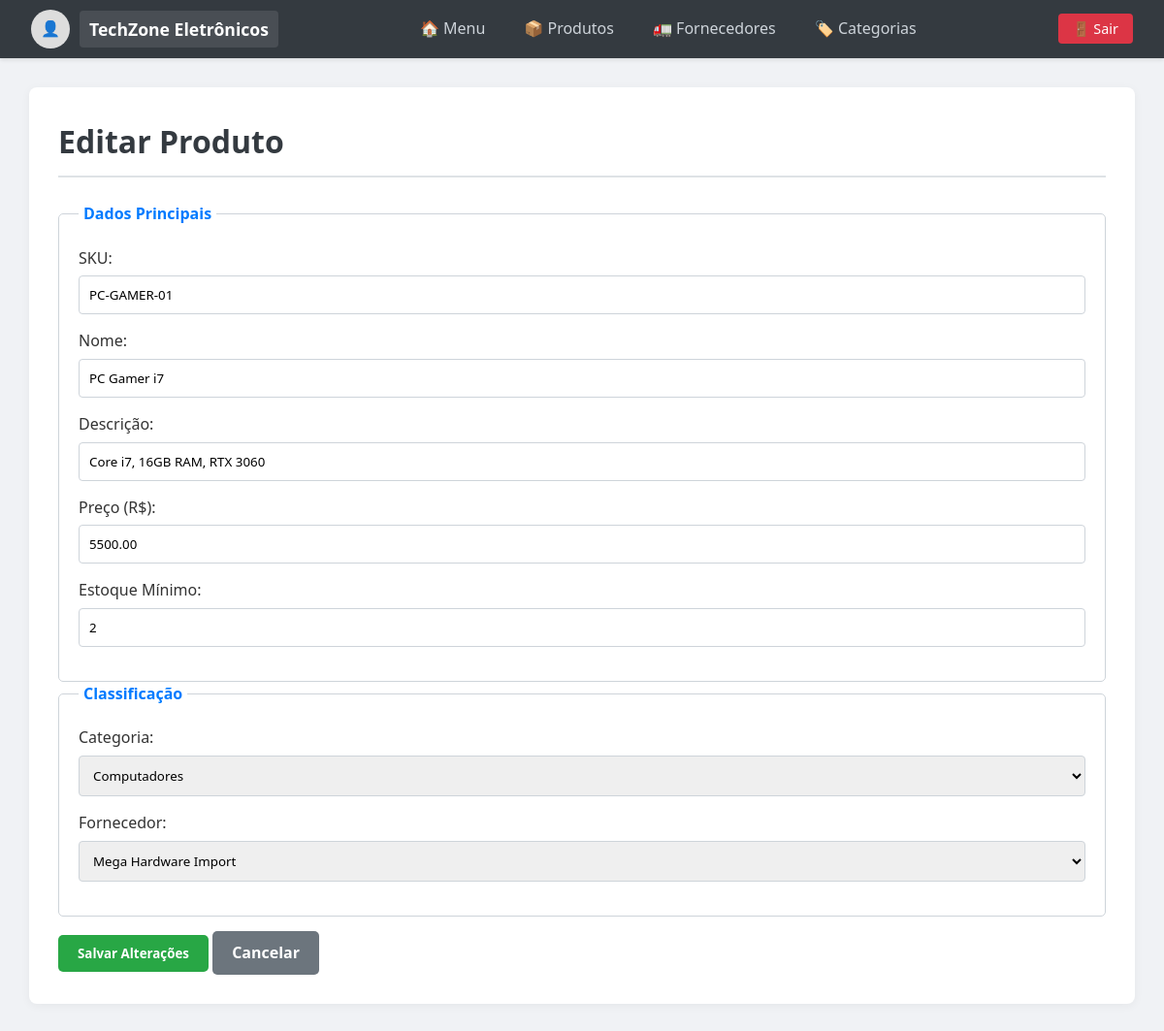
The page /Controller/ProdutoController.php?acao=prepararEdicaoProduto&id_produto=1 (signed in) on the database its author committed.
### tables this page shows
CREATE TABLE produtos (
    id INT AUTO_INCREMENT PRIMARY KEY,
    sku VARCHAR(50) NOT NULL,
    nome VARCHAR(100) NOT NULL,
    descricao TEXT,
    preco DECIMAL(10, 2) NOT NULL,
    quantidade INT DEFAULT 0,
    estoque_minimo INT DEFAULT 5,
    
    id_categoria INT NULL,
    id_fornecedor INT NULL,  
    id_usuario INT NOT NULL,
    
    FOREIGN KEY (id_categoria) REFERENCES categorias(id) ON DELETE SET NULL,
    FOREIGN KEY (id_fornecedor) REFERENCES fornecedores(id) ON DELETE SET NULL,
    FOREIGN KEY (id_usuario) REFERENCES usuarios(id) ON DELETE CASCADE
);

### Model/Produto.php (called while the page is built, shortened)
<?php
    class Produto {
        public function buscarPorId($id_produto, $id_usuario){
            $conexao = Conexao::Conectar();
            $consultaSQL = "SELECT * FROM produtos WHERE id = :id AND id_usuario = :id_usuario";
            $declaracao = $conexao->prepare($consultaSQL);
            $declaracao->bindValue(":id", $id_produto);
            $declaracao->bindValue(":id_usuario", $id_usuario);
            $declaracao->execute();
            return $declaracao->fetch(PDO::FETCH_ASSOC);
        }
    }
?>

### Model/Categoria.php (called while the page is built, shortened)
<?php
    class Categoria {
        public function listarCategorias($id_usuario){
            $conexao = Conexao::Conectar();
            $consultaSql = "SELECT * FROM categorias WHERE id_usuario = :id_usuario";
            $declaracao = $conexao->prepare($consultaSql);
            $declaracao->bindValue(':id_usuario', $id_usuario);
            $declaracao->execute();
            return $declaracao->fetchAll(PDO::FETCH_ASSOC);
        }
    }
?>

### Model/Fornecedor.php (called while the page is built, shortened)
<?php
    class Fornecedor {
        public function listarFornecedores($id_usuario){
            $conexao = Conexao::Conectar();
            $consultaSql = "SELECT * FROM fornecedores WHERE id_usuario = :id_usuario";
            $declaracao = $conexao->prepare($consultaSql);
            $declaracao->bindValue(':id_usuario', $id_usuario);
            $declaracao->execute();
            return $declaracao -> fetchAll(PDO::FETCH_ASSOC);
        }
    }
?>

### View/Produto/EditarProduto.php (the view, shortened to what this page needs)
<!DOCTYPE html>
<html lang="pt-br">
<head>
    <link rel="stylesheet" href="../View/Assets/style.css">
</head>
<body>
    <nav>
        <div class="nav-brand">
            <div style="display: flex; align-items: center; gap: 10px;">
                <?php if($_SESSION['foto_perfil']): ?>
                    <img src="../View/Assets/Imagens/Uploads/<?php echo $_SESSION['foto_perfil']; ?>" alt="Foto de Perfil" style="width: 40px; height: 40px; border-radius: 50%; object-fit: cover;">
                <?php else: ?>
                    <div style="width: 40px; height: 40px; border-radius: 50%; background-color: #ddd; display: flex; align-items: center; justify-content: center;">👤</div>
                <?php endif; ?>
                <span class="company-name"><?php echo $_SESSION['nome']; ?></span>
            </div>
        </div>
        <div class="nav-links">
            <a href="ClienteController.php?acao=dashboard">🏠 Menu</a>
            <a href="ProdutoController.php?acao=listarProdutos">📦 Produtos</a>
            <a href="FornecedorController.php?acao=listarFornecedores">🚛 Fornecedores</a>
            <a href="CategoriaController.php?acao=listarCategorias">🏷️ Categorias</a>
        </div>
        <div class="nav-logout">
            <a href="AutenticaController.php?acao=logout" class="btn-logout">🚪 Sair</a>
        </div>
    </nav>
    <div class="container">
        <h1>Editar Produto</h1>
        <form action="ProdutoController.php" method="POST">
            <fieldset>
                <legend>Dados Principais</legend>
                <label>SKU:</label>
                <input type="text" name="sku" value="<?php echo $dadosProduto['sku']; ?>" required>
                <label>Nome:</label>
                <input type="text" name="nome" value="<?php echo $dadosProduto['nome']; ?>" required>
                <label>Descrição:</label>
                <input type="text" name="descricao" value="<?php echo $dadosProduto['descricao']; ?>" required>
                <label>Preço (R$):</label>
                <input type="number" name="preco" step="0.01" value="<?php echo $dadosProduto['preco']; ?>" required>
                <label>Estoque Mínimo:</label>
                <input type="number" name="estoque_minimo" value="<?php echo $dadosProduto['estoque_minimo']; ?>" required>
                </fieldset>
            <fieldset>
                <legend>Classificação</legend>
                <label>Categoria:</label>
                <select name="id_categoria" required>
                    <?php foreach($listaCategorias as $categoria): ?>
                        <?php $selected = ($categoria['id'] == $dadosProduto['id_categoria']) ? 'selected' : ''; ?>
                        <option value="<?php echo $categoria['id']; ?>" <?php echo $selected; ?>>
                            <?php echo $categoria['nome']; ?>
                        </option>
                    <?php endforeach; ?>
                </select>
                <label>Fornecedor:</label>
                <select name="id_fornecedor" required>
                    <?php foreach($listaFornecedores as $fornecedor): ?>
                        <?php $selected = ($fornecedor['id'] == $dadosProduto['id_fornecedor']) ? 'selected' : ''; ?>
                        <option value="<?php echo $fornecedor['id']; ?>" <?php echo $selected; ?>>
                            <?php echo $fornecedor['nome_empresa']; ?>
                        </option>
                    <?php endforeach; ?>
                </select>
            </fieldset>
            <div style="margin-top: 15px;">
                <button type="submit" class="btn">Salvar Alterações</button>
                <a href="ProdutoController.php?acao=listarProdutos" class="btn" style="background-color: #6c757d;">Cancelar</a>
            </div>
        </form>
    </div>
</body>
</html>

### View/Assets/style.css (style rules this page uses)
* { margin: 0; padding: 0; box-sizing: border-box; font-family: 'Segoe UI', Tahoma, Geneva, Verdana, sans-serif; }
body { background-color: #f0f2f5; color: #333; line-height: 1.6; min-height: 100vh; }
a { text-decoration: none; }
nav { background-color: #343a40; color: white; padding: 0 2rem; height: 60px; display: flex; justify-content: space-between; align-items: center; box-shadow: 0 2px 4px rgba(0,0,0,0.1); }
.nav-brand .company-name { font-size: 1.1rem; font-weight: bold; background-color: rgba(255, 255, 255, 0.1); padding: 5px 10px; border-radius: 4px; }
.nav-links { display: flex; gap: 20px; }
.nav-links a { color: #ced4da; font-weight: 500; padding: 5px 10px; border-radius: 4px; transition: all 0.3s; }
.btn-logout { background-color: #dc3545; color: white !important; padding: 6px 15px; border-radius: 4px; font-size: 0.9rem; transition: background 0.3s; }
.container { width: 95%; max-width: 100%; margin: 30px auto; background: white; padding: 30px; border-radius: 8px; box-shadow: 0 2px 10px rgba(0,0,0,0.05); }
h1 { margin-bottom: 25px; color: #343a40; border-bottom: 2px solid #dee2e6; padding-bottom: 10px; }
.btn { display: inline-block; background-color: #28a745; color: white !important; padding: 10px 20px; border-radius: 5px; border: none; cursor: pointer; font-weight: 600; transition: opacity 0.2s; }
form fieldset { border: 1px solid #ced4da; padding: 20px; border-radius: 5px; background-color: #fff; }
form legend { font-weight: bold; color: #007bff; padding: 0 5px; }
input, select { width: 100%; padding: 10px; margin: 5px 0 15px 0; border: 1px solid #ced4da; border-radius: 4px; }

### rows shown on the page
produtos: sku "PC-GAMER-01", nome "PC Gamer i7", descricao "Core i7, 16GB RAM, RTX 3060", preco "5500.00", estoque_minimo "2"

### other values the page prints
$_SESSION['nome'] "TechZone Eletrônicos"
form field id_categoria "Computadores"
form field id_fornecedor "Mega Hardware Import"
